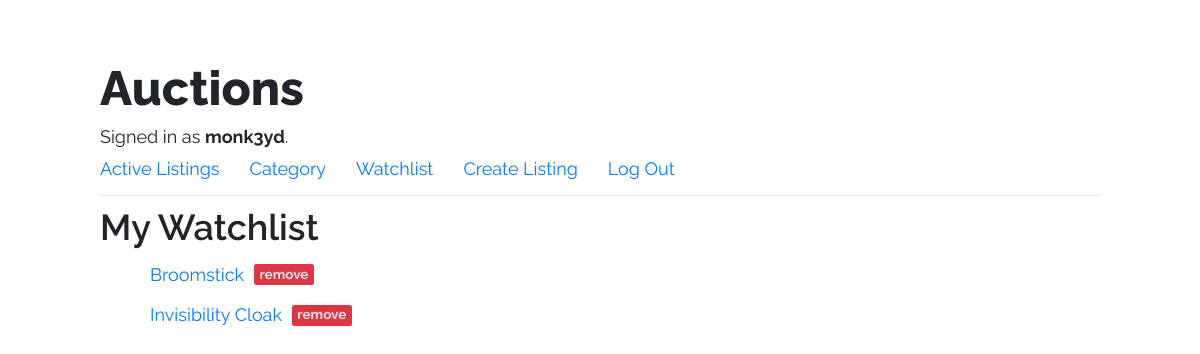
Page /watchlist (signed in) on the earlier database version.
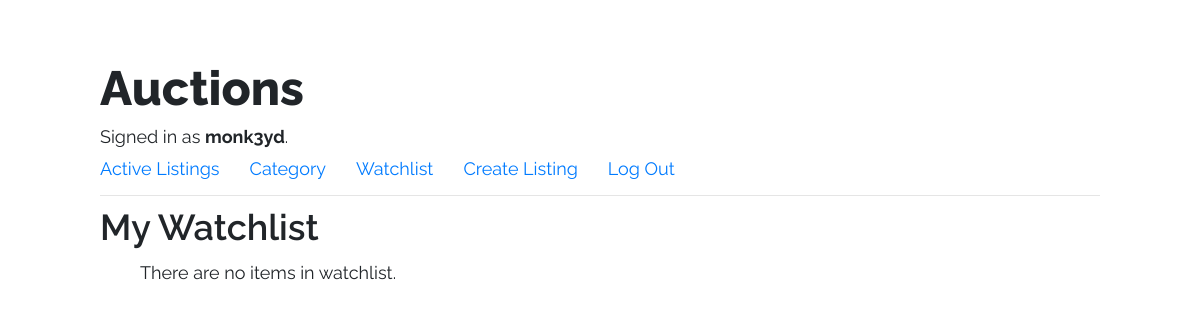
Same page on the later database version.
### auctions/models.py (models this page shows)
class User(AbstractUser):
    pass

class WatchList(models.Model):
    user = models.ForeignKey(
        settings.AUTH_USER_MODEL,
        on_delete=models.CASCADE,
    )  # ForeigKey to User
    item = models.ForeignKey(
        ListingItem,
        on_delete=models.CASCADE,
    )  # ForeigKey to ListingItem
    class Meta:
        unique_together = ('user', 'item')
    def __str__(self):
        return f"{self.item}"

class ListingItem(models.Model):
    title = models.CharField(max_length=50)
    description = models.CharField(max_length=250)
    starting_bid = models.FloatField()
    img_url = models.URLField(blank=True)  # models.ImageField()
    category = models.CharField(max_length=50, choices=category_choices)
    starting_date = models.DateTimeField(auto_now=True)
    author = models.ForeignKey(
        settings.AUTH_USER_MODEL,
        on_delete=models.CASCADE,
    )  # ForeigKey to User.
    is_active = models.BooleanField(default=True)
    in_watchlist = models.BooleanField(default=False)
    highest_bid = models.FloatField(default=0)
    def __str__(self):
        return f"{self.title}"

### auctions/views.py (the view)
# urls.py: path("watchlist", views.watchlist, name="watchlist"),
@login_required
def watchlist(request):
    user = User.objects.get(pk=request.user.id)
    watchlist = WatchList.objects.filter(user=user)
    return render(request, "auctions/watchlist.html", {
        "watchlist": watchlist
    })

### auctions/templates/auctions/watchlist.html (shortened to what this page needs)
{% extends 'auctions/layout.html' %}
{% block body %}
{% if user.is_authenticated %}
    <h2>My Watchlist</h2>
    <ul class="watchlist-list">
        {% for element in watchlist %}
        <li>
            <a class="watchlist-item" href="{% url 'item' element.item.id %}">
                {{ element }}
            </a>
            <a class="remove-badge-wrap" href="{% url 'remove' element.item.id %}">
                <span class="remove-badge badge bg-danger"> remove</span>
            </a>
        </li>
        {% empty %}
            <li><span>There are no items in watchlist.</span></li>
        {% endfor %}
    </ul>
{% endif %}
{% endblock %}

### auctions/templates/auctions/layout.html (shortened to what this page needs)
{% load static %}
<!DOCTYPE html>
<html lang="en">
    <head>
        <link rel="stylesheet" href="https://stackpath.bootstrapcdn.com/bootstrap/4.4.1/css/bootstrap.min.css">
        <link href="{% static 'auctions/style.css' %}" rel="stylesheet">
    </head>
    <body>
        <h1>Auctions</h1>
        <div>
            {% if user.is_authenticated %}
                Signed in as <strong>{{ user.username }}</strong>.
            {% else %}
                Not signed in.
            {% endif %}
        </div>
        <ul class="nav">
            <li class="nav-item">
                <a class="nav-link" href="{% url 'index' %}">Active Listings</a>
            </li>
            <li class="nav-item">
                <a class="nav-link" href="#">Category</a>
            </li>
            {% if user.is_authenticated %}
                <li class="nav-item">
                    <a class="nav-link" href="{% url 'watchlist' %}">Watchlist</a>
                </li>
                <li class="nav-item">
                    <a class="nav-link" href="{% url 'create' %}">Create Listing</a>
                </li>
                <li class="nav-item">
                    <a class="nav-link" href="{% url 'logout' %}">Log Out</a>
                </li>
            {% endif %}
        </ul>
        <hr>
        {% block body %}
        {% endblock %}
    </body>
</html>

### auctions/static/auctions/style.css (style rules this page uses)
* { box-sizing: border-box; margin: 0; padding: 0; }
html { font-size: 62.5%; }
body { font-size: 1.8rem; font-family: 'Raleway', 'Trebuchet MS', 'Lucida Sans Unicode', 'Lucida Grande', 'Lucida Sans', Arial, sans-serif; padding: 6rem 10rem; }
h1 { font-size: 4.8rem; font-weight: 800; }
h2 { font-size: 3.6rem; font-weight: 600; }
.nav-link { padding: 0.5rem 3rem 0.3rem 0; }
.watchlist-list li { display: flex; flex-direction: row; align-items: center; margin: 1rem 0 0 4rem; }

Differences in the rows shown:
removed WatchList: item.title "Broomstick"
removed WatchList: item.title "Invisibility Cloak"
Other differences:
text now shown: "There are no items in watchlist."
